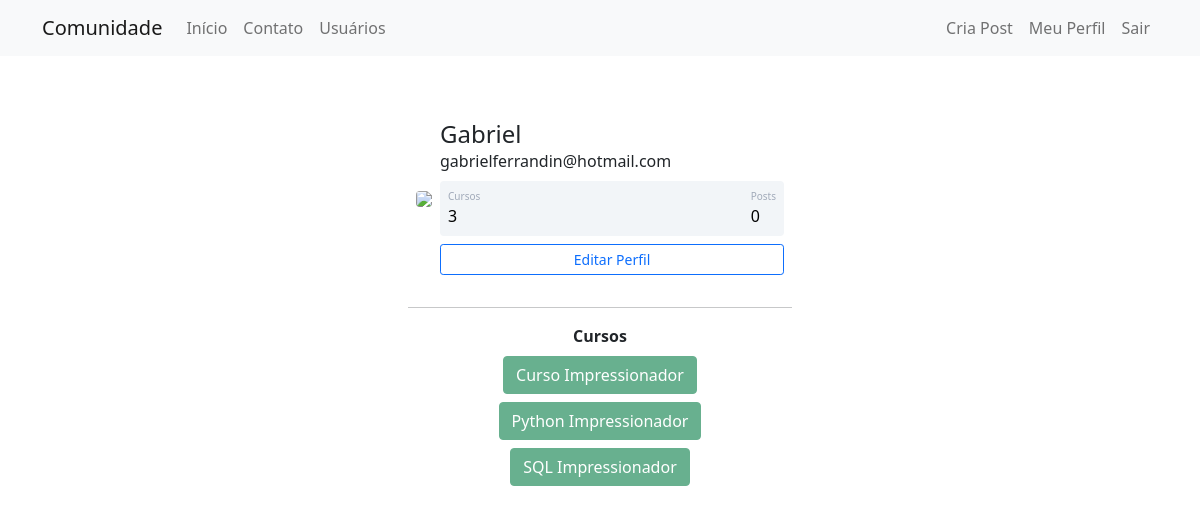
The page /perfil (signed in) on the database its author committed.
### comunidadeimpressionadora/model.py (models this page shows)
class Usuario(database.Model, UserMixin):
    id = database.Column(database.Integer, primary_key=True)
    username = database.Column(database.String, nullable=False)
    email = database.Column(database.String, nullable=False, unique=True)
    senha = database.Column(database.String, nullable=False)
    foto_perfil = database.Column(database.String, default='default.jpg')
    post = database.relationship('Post', backref='autor', lazy=True)
    cursos = database.Column(database.String, default='usuario não informado', nullable=False)

### comunidadeimpressionadora/routes.py (the view)
@app.route('/perfil')
@login_required
def perfil():
    foto_perfil = url_for('static', filename='fotos_perfil/{}'.format(current_user.foto_perfil))
    return render_template('perfil.html', foto_perfil=foto_perfil)

### comunidadeimpressionadora/model.py (called while the page is built)
@login_manager.user_loader
def load_usuario(id_usuario):
    return Usuario.query.get(int(id_usuario))

### comunidadeimpressionadora/templates/perfil.html (shortened to what this page needs)
{%extends'base.html'%}
{% block body%}
<div class="container mt-5 d-flex justify-content-center">
    <div class="card p-3">
        <div class="d-flex align-items-center">
            <div class="image pe-2"><img src="{{ foto_perfil }}" class="rounded" width="200"></div>
            <div class="ml-3 w-100">
                <h4 class="mb-0 mt-0">{{current_user.username}}</h4> <span>{{current_user.email}}</span>
                <div class="p-2 mt-2 bg-primary d-flex justify-content-between rounded text-white stats">
                    {%if 'não informado' in current_user.cursos %}
                    <div class="d-flex flex-column"><span class="articles">Cursos</span> <span class="number1">0</span>
                    </div>
                    {%else%}
                    <div class="d-flex flex-column"><span class="articles">Cursos</span> <span class="number1">{{ current_user.cursos.count (';') + 1 }}</span>
                    </div>
                    {%endif%}
                    <div class="d-flex flex-column"><span class="rating">Posts</span> <span class="number2">0</span>
                    </div>
                </div>
                <div class="button mt-2 d-flex flex-row align-items-center">
                    <a class='w-100' href="{{ url_for('editar_perfil') }}">
                        <button class="btn btn-sm btn-outline-primary w-100">Editar Perfil</button>
                    </a></div>
            </div>
        </div>
    </div>
</div>
<div class="row justify-content-center">
    <div class="col col-4" style="text-align:center">
        <hr>
        <strong>Cursos</strong><br>
        {%for curso in current_user.cursos.split(';')%}
        <button type="button " class="btn btn-success mt-2" disabled>{{curso}}</button>
        {%endfor%}
    </div>
</div>
{%endblock%}

### comunidadeimpressionadora/templates/base.html (shortened to what this page needs)
<!DOCTYPE html>
<html lang="pt-br">
<head>
    <link href="https://cdn.jsdelivr.net/npm/bootstrap@5.1.3/dist/css/bootstrap.min.css" rel="stylesheet"
>
    <link rel="stylesheet" type="text/css"  href="{{ url_for('static', filename='main.css') }}" >
</head>
<body>
{% include 'navbar.html'%}
{%block body%}
{% endblock %}
</body>
</html>

### comunidadeimpressionadora/templates/navbar.html (shortened to what this page needs)
<nav class="navbar navbar-expand-lg navbar-light bg-light">
    <div class="container-fluid container">
        <a class="navbar-brand" href="{{ url_for('inicio') }}">Comunidade</a>
        <div class="collapse navbar-collapse" id="navbarSupportedContent">
            <ul class="navbar-nav me-auto mb-2 mb-lg-0">
                <li class="nav-item">
                    <a class="nav-link" aria-current="page" href="{{ url_for('inicio') }}">Início</a>
                </li>
                <li class="nav-item">
                    <a class="nav-link" href="{{ url_for('contato') }}">Contato</a>
                </li>
                <li class="nav-item">
                    <a class="nav-link" href="{{ url_for('usuarios') }}">Usuários</a>
                </li>
            </ul>
            <ul class=" navbar-nav  ">
                {% if current_user.is_authenticated %}
                    <li>
                        <a class="nav-link" href="{{ url_for('criar_post') }}">Cria Post</a>
                    </li>
                    <li>
                        <a class="nav-link" href="{{ url_for('perfil') }}">Meu Perfil</a>
                    </li>
                    <li>
                        <a class="nav-link" href="{{ url_for('sair') }}">Sair</a>
                    </li>
                {% endif %}
            </ul>
        </div>
    </div>
</nav>

### comunidadeimpressionadora/static/main.css (style rules this page uses)
.card { width: 400px; border: none; border-radius: 10px; background-color: #fff }
.stats { background: #f2f5f8 !important; color: #000 !important }
.articles { font-size: 10px; color: #a1aab9 }
.number1 { font-weight: 500 }
.number2 { font-weight: 500 }
.rating { font-size: 10px; color: #a1aab9 }

### rows shown on the page
Usuario: username "Gabriel", email "gabrielferrandin@hotmail.com", cursos "3"

### other values the page prints
{{ curso }} "Curso Impressionador" "Python Impressionador" "SQL Impressionador"
